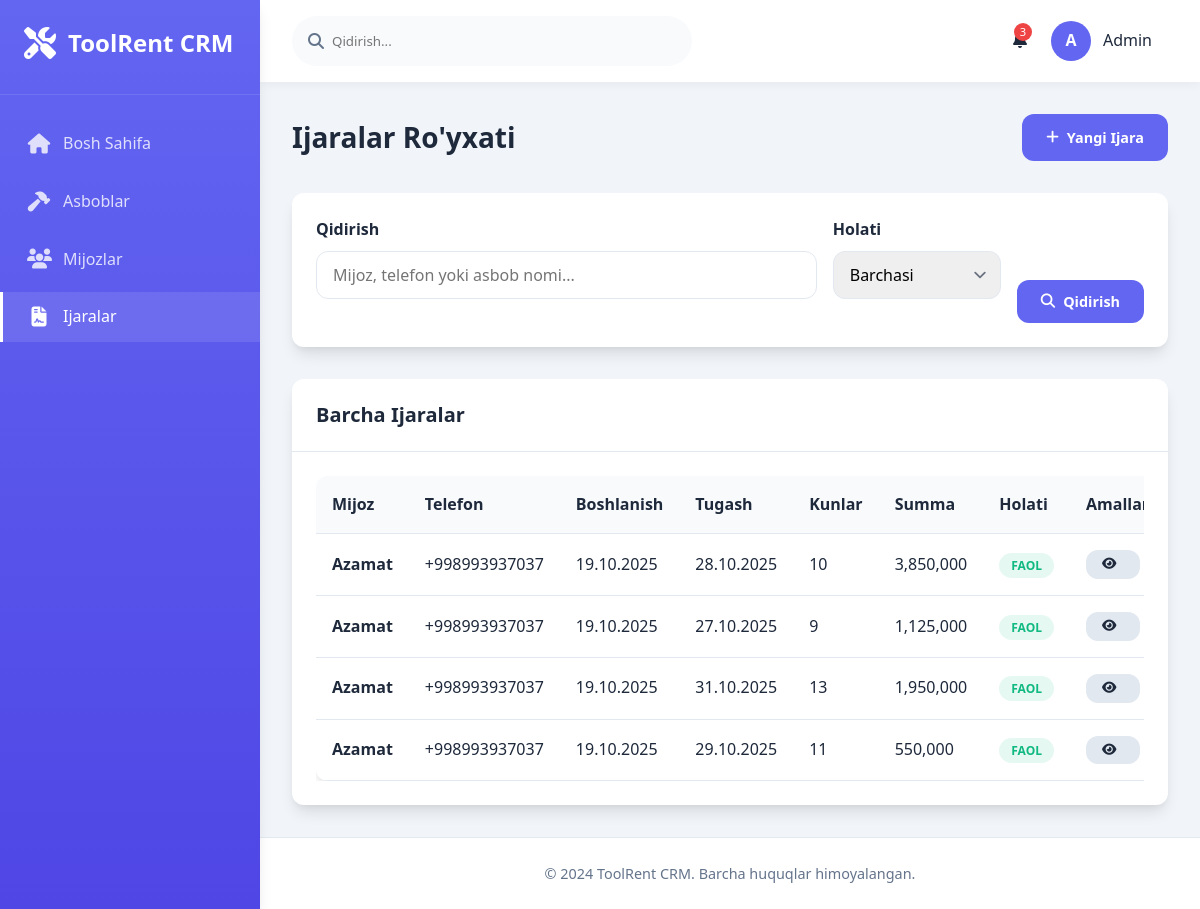
The page /rentals/ on the database as committed earlier.
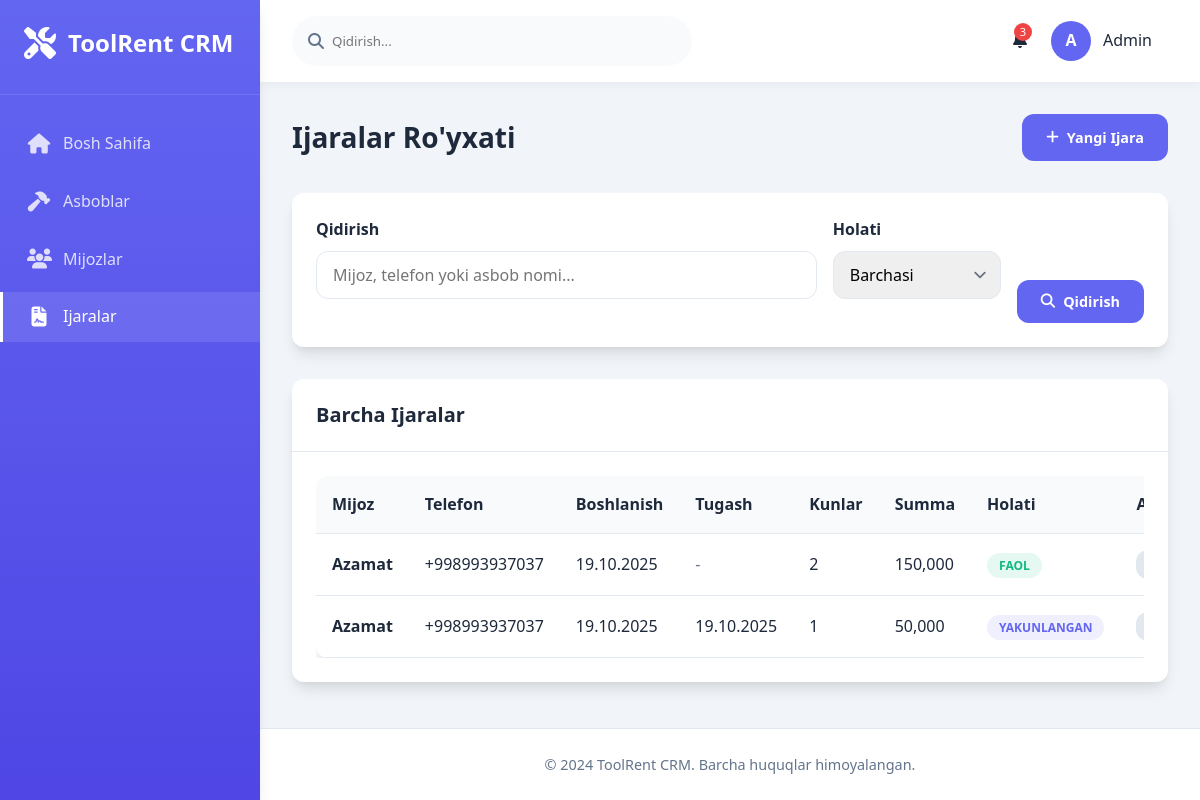
The same page on the database as committed later.
### main/models.py (models this page shows, shortened)
class Rental(models.Model):
    STATUS_CHOICES = [
        ('active', 'Faol'),
        ('completed', 'Yakunlangan'),
        ('cancelled', 'Bekor qilingan'),
    ]
    customer = models.ForeignKey(Customer, on_delete=models.CASCADE, verbose_name="Mijoz")
    start_date = models.DateField(verbose_name="Boshlanish sanasi", default=timezone.now)
    end_date = models.DateField(null=True, blank=True, verbose_name="Tugash sanasi")
    total_amount = models.DecimalField(max_digits=12, decimal_places=2, default=0, verbose_name="Jami summa")
    status = models.CharField(max_length=20, choices=STATUS_CHOICES, default='active', verbose_name="Holati")
    created_at = models.DateTimeField(auto_now_add=True)
    def get_total_days(self):
        try:
            if self.end_date:
                days = (self.end_date - self.start_date).days
                return days + 1 if days >= 0 else 1
            else:
                today = timezone.now().date()
                days = (today - self.start_date).days
                return days + 1 if days >= 0 else 1
        except (TypeError, ValueError):
            return 1  # Xato yuz bersa, kamida 1 kun
    class Meta:
        verbose_name = "Ijara"
        verbose_name_plural = "Ijaralar"

class Customer(models.Model):
    name = models.CharField(max_length=200, verbose_name="Ism")
    phone = models.CharField(max_length=20, verbose_name="Telefon")
    address = models.TextField(verbose_name="Manzil")
    created_at = models.DateTimeField(auto_now_add=True)
    class Meta:
        verbose_name = "Mijoz"
        verbose_name_plural = "Mijozlar"

### main/views.py (the view)
# urls.py: path('rentals/', views.rental_list, name='rental_list'),
def rental_list(request):
    rentals = Rental.objects.all().order_by('-created_at')
    query = request.GET.get('q', '')
    status_filter = request.GET.get('status', '')
    if query:
        rentals = rentals.filter(
            Q(customer__name__icontains=query) |
            Q(customer__phone__icontains=query) |
            Q(rentalitem__tool__name__icontains=query)
        ).distinct()
    if status_filter:
        rentals = rentals.filter(status=status_filter)
    for rental in rentals:
        rental.current_days = rental.get_total_days()
    paginator = Paginator(rentals, 10)
    page_number = request.GET.get('page')
    page_obj = paginator.get_page(page_number)
    context = {
        'page_obj': page_obj,
        'query': query,
        'status_filter': status_filter,
    }
    return render(request, 'main/rental_list.html', context)

### main/templates/main/rental_list.html (shortened to what this page needs)
{% extends 'main/base.html' %}
{% block content %}
<div class="page-title">
    <h2>Ijaralar Ro'yxati</h2>
    <a href="{% url 'main:create_rental' %}" class="btn btn-primary">
        <i class="fas fa-plus"></i> Yangi Ijara
    </a>
</div>
<div class="card" style="margin-bottom: 2rem;">
    <div class="card-body">
        <form method="get" style="display: grid; grid-template-columns: 1fr auto auto; gap: 1rem; align-items: end;">
            <div class="form-group">
                <label class="form-label">Qidirish</label>
                <input type="text" name="q" value="{{ query }}" class="form-control" placeholder="Mijoz, telefon yoki asbob nomi...">
            </div>
            <div class="form-group">
                <label class="form-label">Holati</label>
                <select name="status" class="form-control form-select">
                    <option value="">Barchasi</option>
                </select>
            </div>
            <div>
                <button type="submit" class="btn btn-primary">
                    <i class="fas fa-search"></i> Qidirish
                </button>
            </div>
        </form>
    </div>
</div>
<div class="card">
    <div class="card-header">
        <h3>Barcha Ijaralar</h3>
    </div>
    <div class="card-body">
        <div class="table-container">
            <table class="table">
                <thead>
                    <tr>
                        <th>Mijoz</th>
                        <th>Telefon</th>
                        <th>Boshlanish</th>
                        <th>Tugash</th>
                        <th>Kunlar</th>
                        <th>Summa</th>
                        <th>Holati</th>
                        <th>Amallar</th>
                    </tr>
                </thead>
                <tbody>
                    {% for rental in page_obj %}
                    <tr>
                        <td>
                            <strong>{{ rental.customer.name }}</strong>
                        </td>
                        <td>{{ rental.customer.phone }}</td>
                        <td>{{ rental.start_date|date:"d.m.Y" }}</td>
                        <td>
                            {% if rental.end_date %}
                                {{ rental.end_date|date:"d.m.Y" }}
                            {% else %}
                                <span style="color: var(--gray);">-</span>
                            {% endif %}
                        </td>
                        <td class="number-format">{{ rental.current_days }}</td>
                        <td class="number-format">{{ rental.total_amount|floatformat:0 }}</td>
                        <td>
                            <span class="status-badge status-{{ rental.status }}">
                                {{ rental.get_status_display }}
                            </span>
                        </td>
                        <td>
                            <div style="display: flex; gap: 0.5rem;">
                                <a href="{% url 'main:rental_detail' rental.id %}" class="btn btn-secondary btn-sm">
                                    <i class="fas fa-eye"></i>
                                </a>
                            </div>
                        </td>
                    </tr>
                    {% endfor %}
                </tbody>
            </table>
        </div>
    </div>
</div>
{% endblock %}

### main/templates/main/base.html (shortened to what this page needs)
<!DOCTYPE html>
<html lang="uz">
<head>
    <link rel="stylesheet" href="https://cdnjs.cloudflare.com/ajax/libs/font-awesome/6.4.0/css/all.min.css">
</head>
<body>
    <div class="dashboard-container">
        <aside class="sidebar">
            <div class="logo">
                <i class="fas fa-tools"></i>
                <h1>ToolRent CRM</h1>
            </div>
            <ul class="nav-links">
                <li><a href="{% url 'main:dashboard' %}" class="{% if request.resolver_match.url_name == 'dashboard' %}active{% endif %}">
                    <i class="fas fa-home"></i> <span>Bosh Sahifa</span>
                </a></li>
                <li><a href="{% url 'main:tool_list' %}" class="{% if request.resolver_match.url_name == 'tool_list' %}active{% endif %}">
                    <i class="fas fa-hammer"></i> <span>Asboblar</span>
                </a></li>
                <li><a href="{% url 'main:customer_list' %}" class="{% if request.resolver_match.url_name == 'customer_list' %}active{% endif %}">
                    <i class="fas fa-users"></i> <span>Mijozlar</span>
                </a></li>
                <li><a href="{% url 'main:rental_list' %}" class="{% if request.resolver_match.url_name == 'rental_list' %}active{% endif %}">
                    <i class="fas fa-file-contract"></i> <span>Ijaralar</span>
                </a></li>
            </ul>
        </aside>
        <main class="main-content">
            <header class="header">
                <div class="search-bar">
                    <i class="fas fa-search"></i>
                    <input type="text" placeholder="Qidirish...">
                </div>
                <div class="user-menu">
                    <div class="notifications">
                        <span class="notification-badge">3</span>
                    </div>
                    <div class="user-info">
                        <div class="user-avatar">
                            {% if user.is_authenticated %}
                                {{ user.username.0|upper }}
                            {% else %}
                                A
                            {% endif %}
                        </div>
                        <span class="user-name">
                            {% if user.is_authenticated %}
                                {{ user.username }}
                            {% else %}
                                Admin
                            {% endif %}
                        </span>
                    </div>
                </div>
            </header>
            <div class="content">
                {% block content %}
                {% endblock %}
            </div>
            <footer class="footer">
                <p>&copy; 2024 ToolRent CRM. Barcha huquqlar himoyalangan.</p>
            </footer>
        </main>
    </div>
</body>
</html>

Rows that differ between the two databases and show on the page:
removed Rental: customer.name "Azamat", customer.phone "+998993937037", start_date "19.10.2025", end_date "28.10.2025", current_days "10", total_amount "3,850,000", status "FAOL"
removed Rental: customer.name "Azamat", customer.phone "+998993937037", start_date "19.10.2025", end_date "27.10.2025", current_days "9", total_amount "1,125,000", status "FAOL"
removed Rental: customer.name "Azamat", customer.phone "+998993937037", start_date "19.10.2025", end_date "31.10.2025", current_days "13", total_amount "1,950,000", status "FAOL"
removed Rental: customer.name "Azamat", customer.phone "+998993937037", start_date "19.10.2025", end_date "29.10.2025", current_days "11", total_amount "550,000", status "FAOL"
added Rental: customer.name "Azamat", customer.phone "+998993937037", start_date "19.10.2025", current_days "2", total_amount "150,000", status "FAOL"
added Rental: customer.name "Azamat", customer.phone "+998993937037", start_date "19.10.2025", end_date "19.10.2025", current_days "1", total_amount "50,000", status "YAKUNLANGAN"
